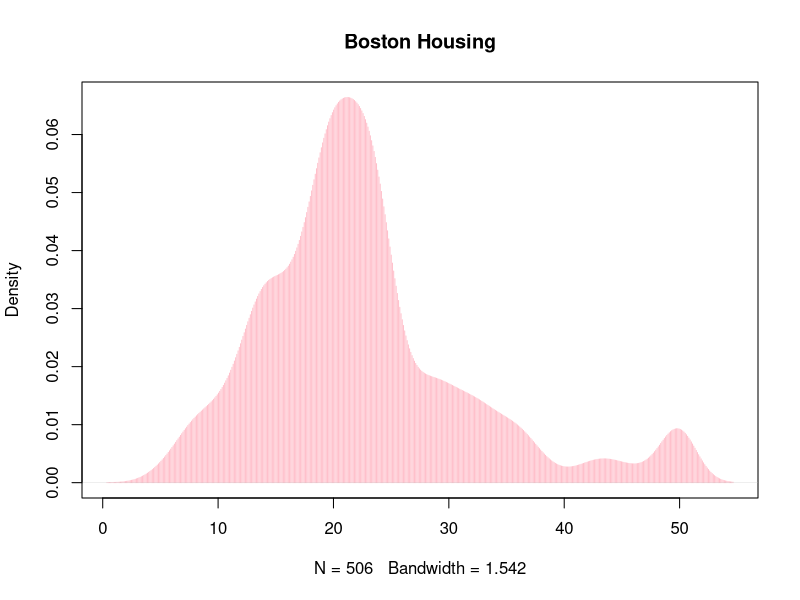
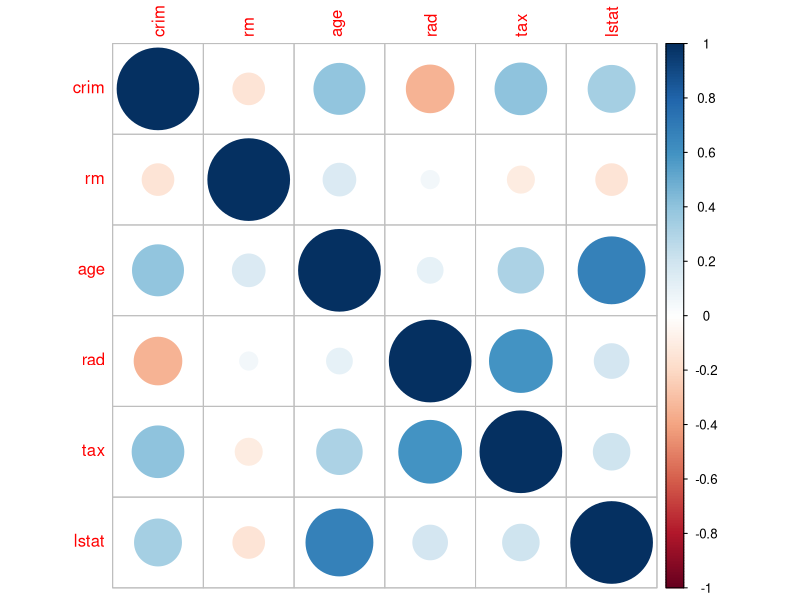
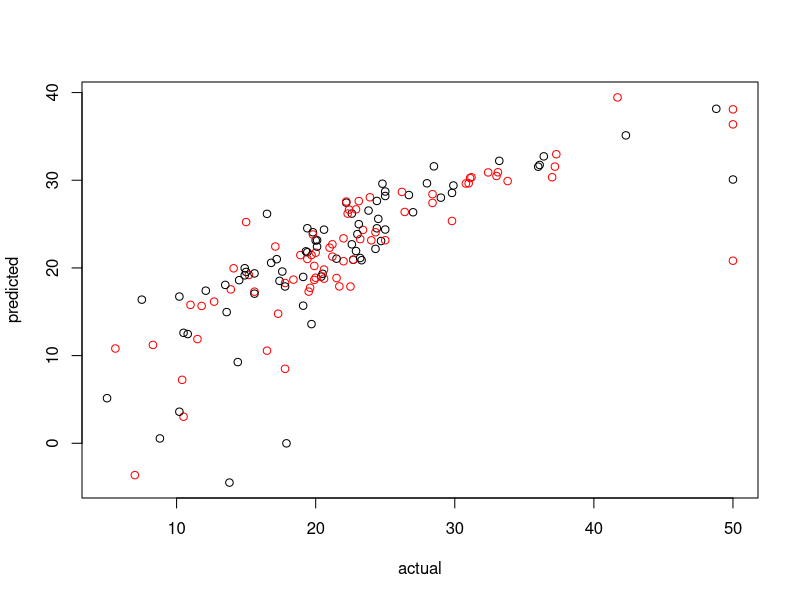

Reproduce these figures in R, in order.
# install.packages('mlbench')
# install.packages("corrplot")

library(mlbench)
library(corrplot)
library(ggplot2)
library(caTools)

# question 1

data('BostonHousing')
data = BostonHousing
print(str(data))

# question 2

plot(density(data$medv),type='h',col='pink',main="Boston Housing")

# question 3

mydata <- data[data$medv, c("crim","rm","age","rad","tax","lstat")]
head(mydata)

cor<-round(cor(mydata),2)
head(cor)

print(corrplot(cor))

# question 4

s = sample.split(data,0.75)
train = data[s,]
test = data[s==FALSE,]

print(nrow(train))
print(nrow(test))

# question 5

linearModel = lm(medv~crim+rm+tax+lstat ,data=data)

pred = predict(linearModel,test)
print(head(pred))

# question 6

sum = summary(linearModel)
print(sum$r.squared)

# question 7

act_vs_pred = data.frame(actual=test$medv,predicted=pred)

# question 8

plot(act_vs_pred,type='p',col=c('black','red'))
